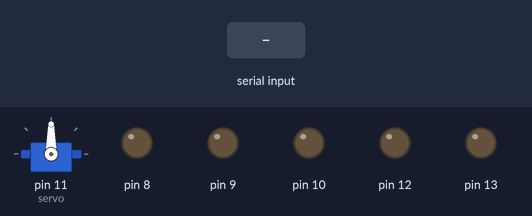
Bench run of a sketch on a simulated Arduino Uno, built with avr-gcc and run on an emulated ATmega328P. On the bench: servo, output pins drawn as LEDs (lit = HIGH). Inputs (shaded band) come from the test bench.

Above: at 1.2 s.
1.3 s: "a" received over Serial
At 1.8 s:
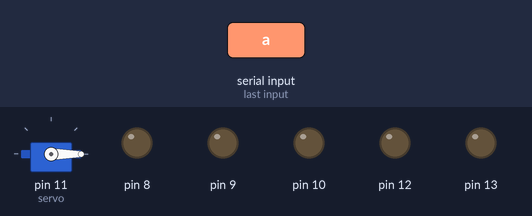
2.8 s: "d" received over Serial
At 4.0 s:
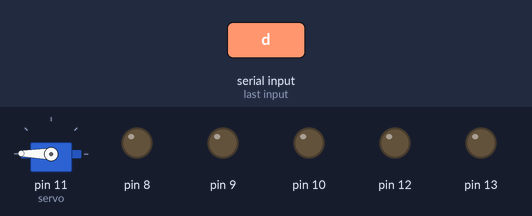
4.3 s: "l" received over Serial
At 5.2 s:
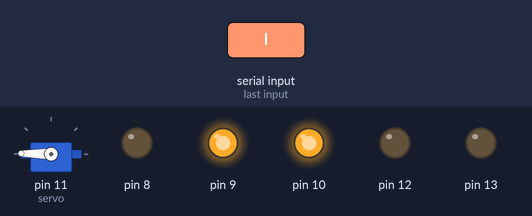
5.8 s: "1" received over Serial
At 6.5 s:
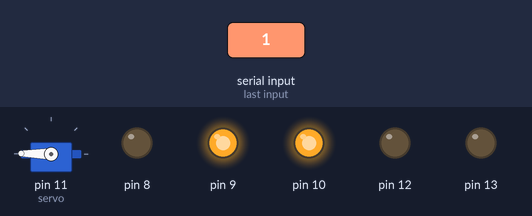
7.4 s: "3" received over Serial
At 8.7 s:
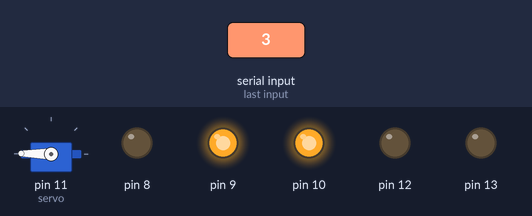
9.0 s: "w" received over Serial
At 10.0 s:
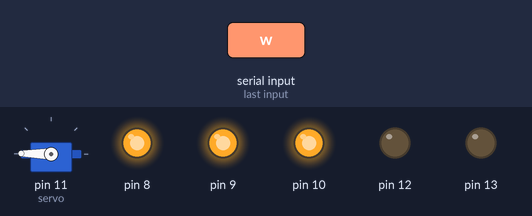
Timing chart, 0 to 11.5 s (numbered marks = the images above; inputs shaded):
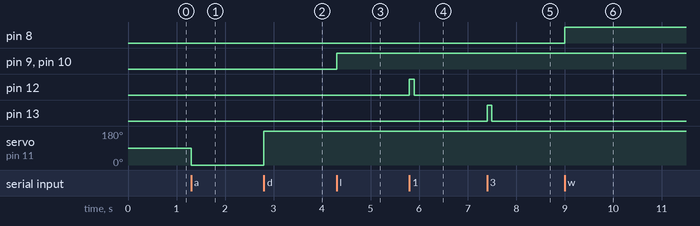

Measured:
- after the input at 1.3 s, servo on pin 11 (servo): 90° → 0° at once
- after the input at 2.8 s, servo on pin 11 (servo): 0° → 179° at once
- after the input at 4.3 s, pin 9, pin 10: LOW → HIGH at once
- after the input at 5.8 s, pin 12: LOW → HIGH at once, → LOW 0.10 s later
- after the input at 7.4 s, pin 13: LOW → HIGH at once, → LOW 0.10 s later
- after the input at 9.0 s, pin 8: LOW → HIGH at once

The sketch:

CARRO.ino
```cpp
#include <Servo.h>

Servo servo;

void setup() {
  Serial.begin(9600);
  pinMode(8, OUTPUT);
  pinMode(9, OUTPUT);
  pinMode(10, OUTPUT);
  pinMode(12, OUTPUT);
  pinMode(13, OUTPUT);
  servo.attach(11);
}

void setas(int l, int r){
  digitalWrite(12, l);
  digitalWrite(13, r);
  delay(100);
  digitalWrite(12, 0);
  digitalWrite(13, 0);
}

void luzes(int f, int b){
  digitalWrite(10, f);
  digitalWrite(9, b);
}

void loop() {
  int x = Serial.available();
  if(x>0){
    char c = Serial.read();
    if(c == 'a') servo.write(0);
    if(c == 'd') servo.write(179);
    if(c == 'l') luzes(1,1);
    if(c == '1') setas(1,0);
    if(c == '3') setas(0,1);
    if(c == 'w') digitalWrite(8, 1);
    if(c == 's') digitalWrite(8, 0);
  }
}
```
